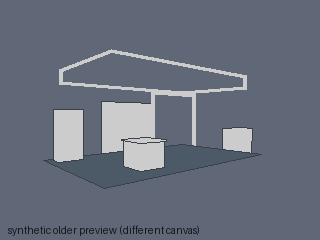
#> input picture booth-image-to-model/examples/regression/legacy_proxy.png, 320 x 240 px
$ python -i grid.py   (imports and definitions only)
#> lines starting #> are read from the running program, lines starting #| are printed output that depends on the picture
"""Pictures for the reading step: the image itself, and a copy with a labelled pixel grid (it helps a model read coordinates).

Both are JPEGs of the same size. Large images are scaled down (long edge <= max_edge) to keep the request small; the scale is
returned so coordinates read on the sent picture can be converted back to the original pixels.
"""
from __future__ import annotations
import base64
import io
from pathlib import Path

from PIL import Image, ImageDraw, ImageFont


def _font(size):
    try:
        return ImageFont.load_default(size=size)
    except TypeError:                                  # Pillow older than 10.1 has a fixed-size default font
        return ImageFont.load_default()


def grid_step(longest):
    return 50 if longest <= 1000 else 100 if longest <= 2000 else 200


def draw_grid(image):
    out = image.convert('RGB').copy()
    w, h = out.size
    step = grid_step(max(w, h))
    layer = Image.new('RGBA', out.size, (0, 0, 0, 0))
    d = ImageDraw.Draw(layer)
    font = _font(max(11, step // 4))
    for x in range(0, w, step):
        d.line([(x, 0), (x, h)], fill=(0, 255, 255, 150 if x % (2 * step) == 0 else 90), width=1)
    for y in range(0, h, step):
        d.line([(0, y), (w, y)], fill=(0, 255, 255, 150 if y % (2 * step) == 0 else 90), width=1)
    for x in range(0, w, step):
        d.text((x + 2, 1), str(x), fill=(255, 255, 0, 255), font=font, stroke_width=2, stroke_fill=(0, 0, 0, 255))
    for y in range(step, h, step):
        d.text((2, y + 1), str(y), fill=(255, 255, 0, 255), font=font, stroke_width=2, stroke_fill=(0, 0, 0, 255))
    return Image.alpha_composite(out.convert('RGBA'), layer).convert('RGB')


def _jpeg(image):
    buf = io.BytesIO()
    image.save(buf, 'JPEG', quality=92)
    return buf.getvalue()


def data_url(data, mime='image/jpeg'):
    return f'data:{mime};base64,{base64.b64encode(data).decode("ascii")}'


def prepare_images(path, max_edge=2048):
    """-> {'plain': bytes, 'grid': bytes, 'sent': (w, h), 'original': (w, h), 'scale': original / sent}"""
#> called with max_edge = 2048
    with Image.open(Path(path)) as im:
#> im is the input picture: PIL image 320x240 RGB; mean R, G, B 104.2, 111.6, 125.8
        original = im.size
#> original = (320, 240)
        rgb = im.convert('RGB')
    longest = max(original)
#> longest = 320
    if longest > max_edge:
        factor = max_edge / longest
        rgb = rgb.resize((max(1, round(original[0] * factor)), max(1, round(original[1] * factor))), Image.LANCZOS)
    sent = rgb.size
#> sent = (320, 240)
    return {'plain': _jpeg(rgb), 'grid': _jpeg(draw_grid(rgb)), 'sent': sent, 'original': original, 'scale': original[0] / sent[0]}
#> in draw_grid, `layer = Image.new('RGBA', out.size, (0, 0, 0, 0))`: layer: PIL image 320x240 RGBA; every value is 0
#> in draw_grid, `return Image.alpha_composite(out.convert('RGBA'), layer).convert('RGB')`:
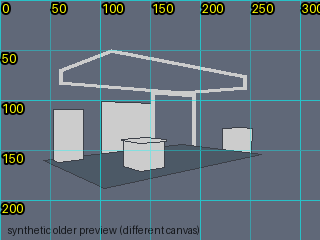
#> returned value: PIL image 320x240 RGB; mean R, G, B 100.8, 113, 124.4

>>> result = prepare_images('../../booth-image-to-model/examples/regression/legacy_proxy.png')
#> result = 5 items
